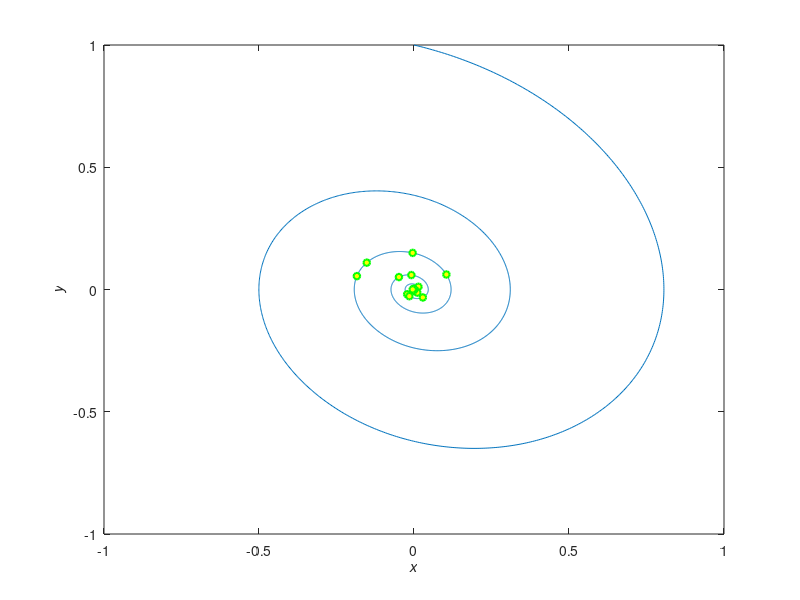

Write the MATLAB code that produced this figure. (Note: this script raises an error after producing the figure.)
%Reconstruction of 2-dim linear system using ABM algorithm and delMinorTerms
rng default;
close all;

%simulate Linear system
a1 = -1;
a2 = -0.3;
L = [0 1; a1 a2];

x0 = [0, 1];

Tmax = 45;
h = 0.01;
[t,y] = ode45(@(t,x)(L*x),[0:h:Tmax],x0); %solve ODE
w = transpose(feval(@(x)(L*x),transpose(y))); %find derivatives

%plot x-z plane projection
figure(1); 
plot(y(:,1),y(:,2));
xlabel('\itx');
ylabel('\ity');

%get uniformly distributed points from the simulated attractor
N = 19; %data points
M = 2; %dim
[Ns, ~] = size(y);
W = zeros(N,M);
Y = zeros(N,M);

for i = 1:N %take random points from attractor
    id = ceil(rand*Ns);  %number of data point
    W(i,:) = w(id,:); %X
    Y(i,:) = y(id,:); %Y
end

%plot sample points
figure(1); hold on
scatter(Y(:,1),Y(:,2),23,'MarkerEdgeColor','g','MarkerFaceColor','y','LineWidth',1.5);

%reconstruct order ideal
eps = 1e-5;

sigma = deglexord(1,M);
[~, O] = ApproxBM(Y, eps, sigma) %use approximate Buchberger-Moller algorithm

%Use LSM for fitting the equations with the proper coefficients
eta = 1e-5;
H = cell(1,M);
T = cell(1,M);
%reconstruct each equation
for i = 1:M
    V = W(:,i);
    [hi,tau] = delMinorTerms(Y,V,O,eta); %get equation and basis
    V0 = EvalPoly(hi,Y,tau); 
    norm(V - V0) %check if norm is appropriate
    
    H{1,i} = hi;
    T{1,i} = tau;
end

%simulate results
[~,y] = ode45(@(t,x)oderecon(H,T,t,x),[0:h:Tmax],x0); %solve ODE
figure(1);
plot(y(:,1),y(:,2),'-');

%display equations
prettyABM(H,T)



 
 
 
 
 
 
 
 
 
 
 
 
 
 
 
 
 
 